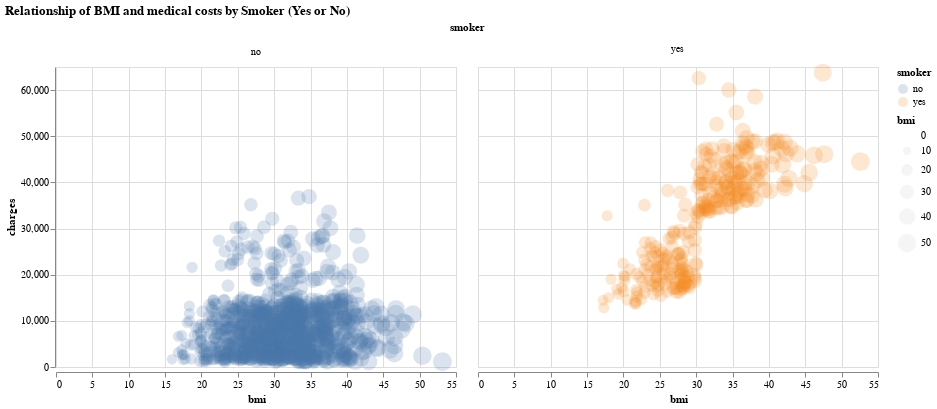

The notebook cell this image was saved under:
### Markdown cell above
### Question 2

Create a visualization showing the relationship between BMI and medical costs.

### Code cell
# your code here

# showing the relationship between BMI and medical costs.
def bmi_costs(data):
    output = alt.Chart(data).mark_circle(opacity=0.2).encode(
        x = alt.X("bmi"),
        y = alt.Y("charges"),
        size = "bmi",
        color = "smoker"
    ).facet(
        facet = "smoker"
    )
    
    
    return output
#fig, ax = plt.subplots()
#ax.scatter(x = insure["bmi"], y = insure["charges"])
q2_plot = bmi_costs(data=insure).properties(title="Relationship of BMI and medical costs by Smoker (Yes or No)")
q2_plot

### Figure 1 — Vega-Lite specification as saved in the notebook (floating-point values rounded to 4 significant figures; data arrays with more than 128 entries replaced by an {"elided": "..."} marker saying what was removed)
{"config": {"view": {"continuousWidth": 400, "continuousHeight": 300}}, "data": {"name": "data-940772b709be72b3ac8e197cfacbd9fb"}, "facet": {"field": "smoker", "type": "nominal"}, "spec": {"mark": {"type": "circle", "opacity": 0.2}, "encoding": {"color": {"field": "smoker", "type": "nominal"}, "size": {"field": "bmi", "type": "quantitative"}, "x": {"field": "bmi", "type": "quantitative"}, "y": {"field": "charges", "type": "quantitative"}}}, "title": "Relationship of BMI and medical costs by Smoker (Yes or No)", "$schema": "https://vega.github.io/schema/vega-lite/v4.17.0.json", "datasets": {"data-940772b709be72b3ac8e197cfacbd9fb": {"elided": "1338 records"}}}
